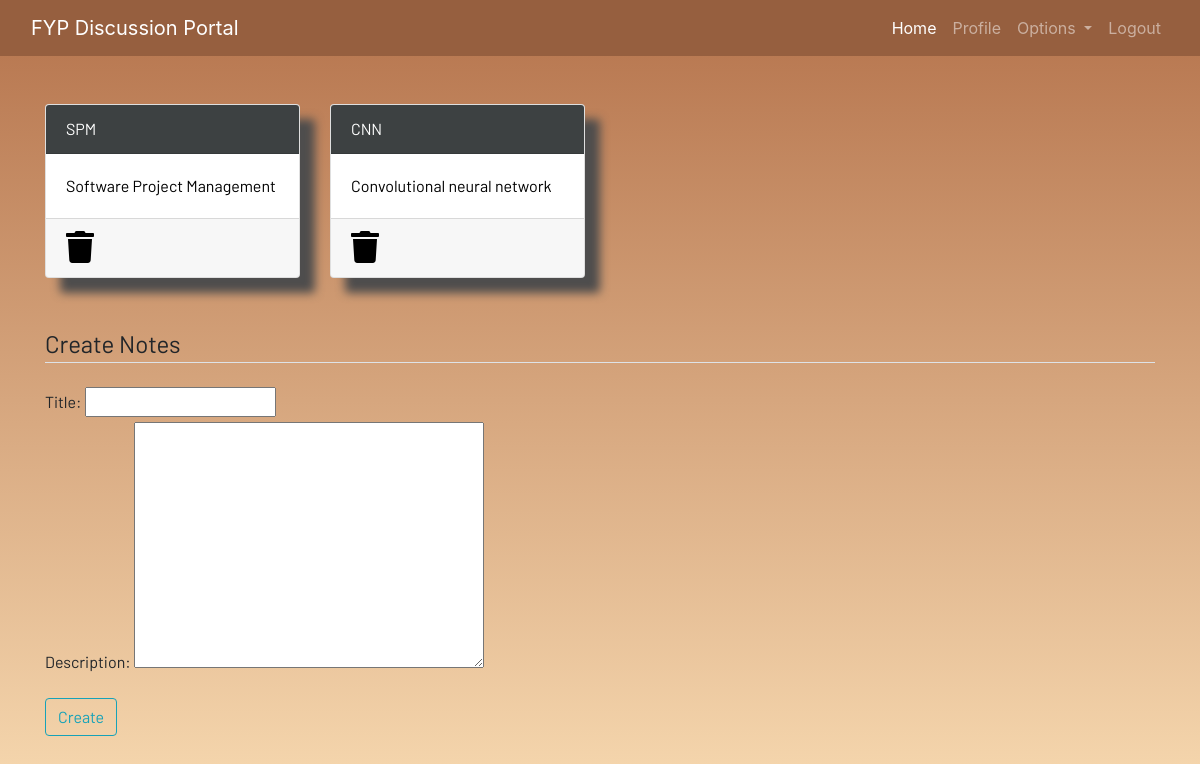
Before: /notes (signed in) with the older database file.
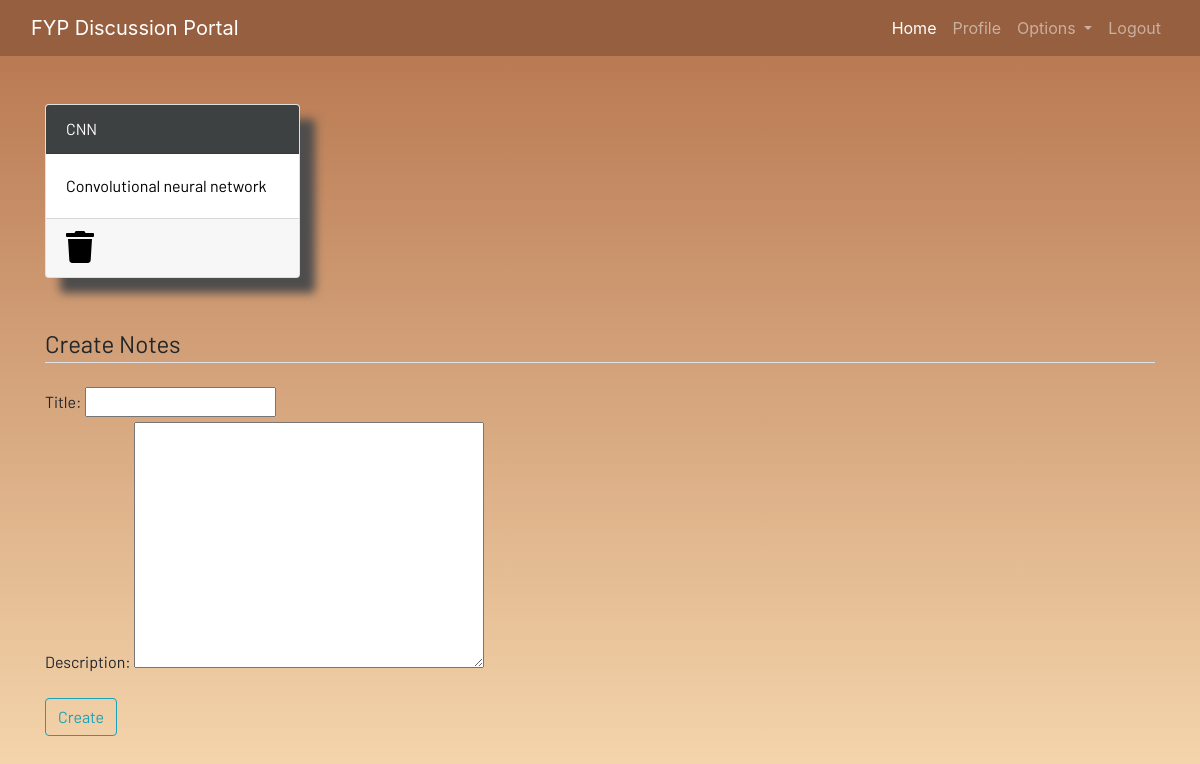
After: the same page with the newer database file.
### dashboard/models.py (models this page shows, shortened)
class Notes(models.Model):
    user=models.ForeignKey(User,on_delete=models.CASCADE)
    title=models.CharField(max_length=200)
    description=models.TextField()
    class Meta:
        verbose_name = "notes"
        verbose_name_plural = "notes"

### dashboard/views.py (the view)
# urls.py: path('notes',views.notes, name="notes"),
@login_required
def notes(request):
    if request.method=="POST":
        form=NotesForm(request.POST)
        if form.is_valid():
            notes=Notes(user=request.user,title=request.POST['title'],description=request.POST['description'])
            notes.save()
        messages.success(request,f"Notes added from {request.user.username} successfully")
    else:
        form=NotesForm
    notes=Notes.objects.filter(user=request.user)
    context={
        'notes': notes ,'form': form
    }
    return render(request,'dashboard/notes.html',context)

### dashboard/templates/dashboard/notes.html (shortened to what this page needs)
{% extends 'dashboard/base.html' %} {% load static %} {% block content %}
<div class="container">
  <div class="row">
    {% for note in notes %}
    <div class="col-md-3">
      <a href="{% url 'notes_detail' note.id %}">
        <div class="card">
          <div class="card-header">{{note.title}}</div>
          <div class="card-body">{{note.description |slice:"0:100"}}</div>
          <div class="card-footer mt-auto">
            <a href="{% url 'delete_note' note.id %}">
              <i class="fa fa-trash fa-2x"></i
            ></a>
          </div>
        </div>
      </a>
    </div>
    {% endfor %}
    <br /><br />
  </div>
</div>
<br /><br />
<div class="container">
  <form method="POST">
    <fieldset class="form-group">
      {{form}}
      <legend class="border-bottom mb-4">Create Notes</legend>
    </fieldset>
    <div class="form-group">
      <button href="" class="btn btn-outline-info" type="submit">Create</button>
    </div>
  </form>
</div>
{% endblock content %}

Changed rows visible on the page:
removed Notes: title "SPM", description "Software Project Management"
